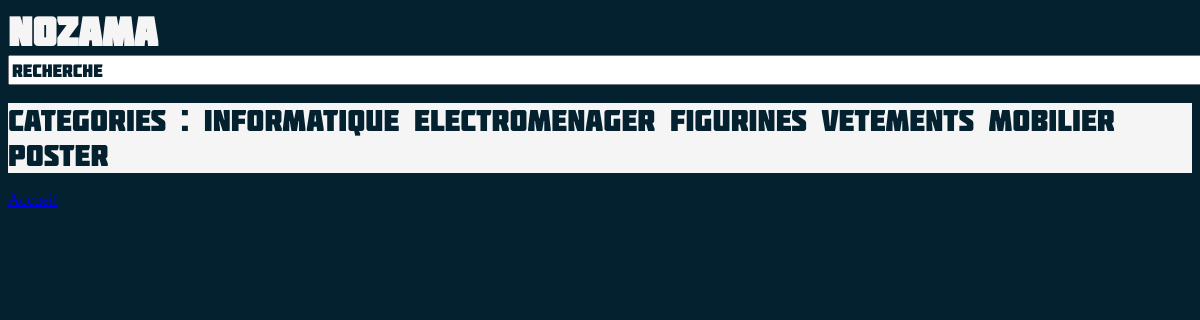
The page /categ.php?categorie=electromenager on the database as committed earlier.
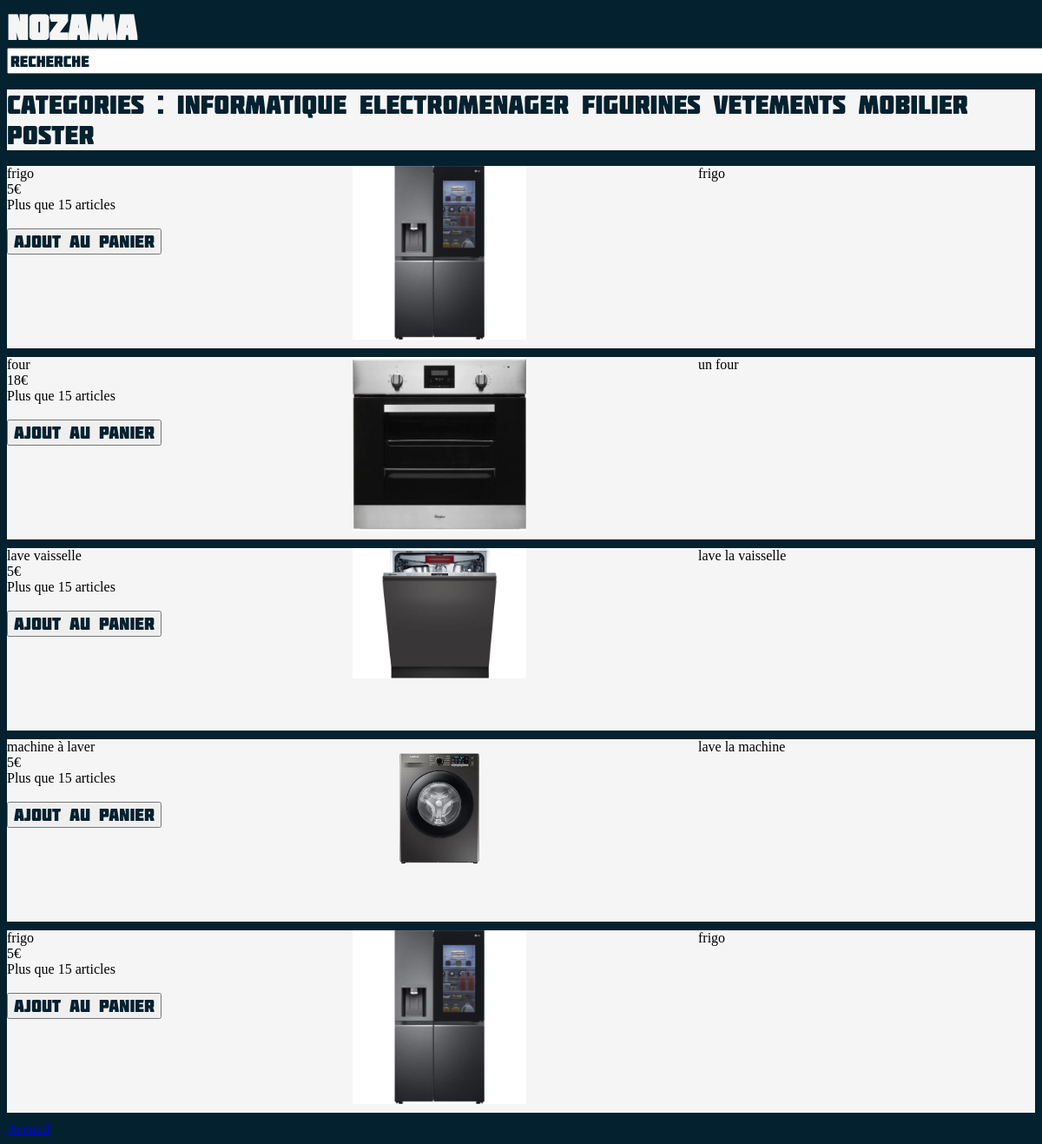
The same page on the database as committed later.
### tables this page shows
CREATE TABLE Articles(
    idArticle INT AUTO_INCREMENT PRIMARY KEY,
    nomArticle VARCHAR(128) NOT NULL,
    descriptif TEXT NOT NULL,
    prix FLOAT NOT NULL,
    img VARCHAR(255),
    idVendeur INT,
    stock INT,
    categorie ENUM('informatique', 'electromenager', 'figurine', 'vetement', 'mobilier', 'poster'),
    FOREIGN KEY (idVendeur) REFERENCES Membres(idMembre) 
    );

### config.php (called while the page is built, shortened)
<?php
 $host = "http://localhost:8000/";
 ?>

### categ.php (the view, shortened to what this page needs)
<?php
require_once 'config.php';
if (isset($_GET['categorie'])) {
    $cat = "" . $_GET['categorie'];
} else {
    echo "erreur dans le GET categorie";
}
$requete = 'SELECT idArticle, nomArticle, descriptif, prix, img, stock FROM Articles WHERE categorie ="' . $cat . '";';
$resultat = $connexion->prepare($requete);
$resultat->execute();
?>
<!DOCTYPE html>
<html lang="fr">
<head>
    <link rel="stylesheet" type="text/css" href="<?=$host?>css/categories.css">
</head>
<body>
    <div class="logo" onclick="goHomepage()"><strong>NOZAMA</strong> </div>
    <form class="barre" method="GET" action="recherche.php">
        <input id="searchbar" type="search" name="search" placeholder="recherche">
    </form>
    <br>
    <div id="categories">
        Categories :
        <a class="c" href=http://localhost:8000/categ.php?categorie=informatique>Informatique</a>
        <a class="c" href=http://localhost:8000/categ.php?categorie=electromenager>Electromenager</a>
        <a class="c" href=http://localhost:8000/categ.php?categorie=figurine>Figurines</a>
        <a class="c" href=http://localhost:8000/categ.php?categorie=vetements>Vetements</a>
        <a class="c" href=http://localhost:8000/categ.php?categorie=mobilier>Mobilier</a>
        <a class="c" href=http://localhost:8000/categ.php?categorie=poster>Poster</a>
    </div>
    <br>
    <?php
    while ($ligne = $resultat->fetch()) {
        $image = "photos/" . $ligne['img'];
        $idArticle = $ligne['idArticle'];
        echo "<div class = 'affiche'>";
        echo "<div class = 'box1'>";
        echo $ligne['nomArticle'];
        echo "<br>";
        echo $ligne['prix'] . "€";
        echo "<br>";
        echo "Plus que " . $ligne['stock'] . " articles";
        echo "<br>";
        echo "<br>";
        echo "<form method='GET' action='php/panier/panier_ajout.php' >";
        echo "<button id='ajouter' type='submit' name = 'recup_id_art' value='".$idArticle."'>Ajout au panier</button>";
        echo "</form>";
        echo "</div>";
        echo "<div class = 'box2'>";
        echo "<img src='$image' class='image' alt='$image' />";
        echo "</div>";
        echo "<div class = 'box3'>";
        echo $ligne['descriptif'];
        echo "</div>";
        echo "</div>";
    }
    ?>
    <a class="accueil" href=http://localhost:8000/index.php>Accueil</a>
</body>
</html>

### css/categories.css (style rules this page uses)
#searchbar { width: 1200px; height: 30px; }
.logo { width:10%; font-family: "Molot"; font-size: 40px; float:left; align-content: space-between; position: relative; color: whitesmoke; }
#categories { font-size: 30px; background-color: whitesmoke; font-family: "Molot"; color: #04212f; align-content: space-between; }
.c { color: #04212f; text-decoration: none; }
.image { max-width: 200px; max-height : 200px; position: absolute; }
input::placeholder { color: #04212f; font-family: "Molot"; font-size: large; }
input { font-family: "Molot"; font-size: 20px; color: #04212f; }
button { font-family: "Molot"; font-size: 20px; color: #04212f; }
body { background-color: #04212f; }
.affiche { background-color: whitesmoke; margin-bottom: 10px; }
.affiche { display: grid; grid-template-columns: 1fr 1fr 1fr; grid-template-rows: 100px 100px; grid-gap: 10px; }
.box2 { grid-column: 2 / 4; grid-row: 1; }
.box1 { grid-column: 1; grid-row: 1 / 3; }
.box3 { grid-column: 3; grid-row: 1; }

Rows that differ between the two databases and show on the page:
now on this page (row edited): articles: nomArticle "frigo", prix "5", stock "15", $idArticle 1 (drawn), img (picture), descriptif "frigo"
added articles: nomArticle "four", prix "18", stock "15", $idArticle 2 (drawn), img (picture), descriptif "un four"
added articles: nomArticle "lave vaisselle", prix "5", stock "15", $idArticle 3 (drawn), img (picture), descriptif "lave la vaisselle"
added articles: nomArticle "machine à laver", prix "5", stock "15", $idArticle 4 (drawn), img (picture), descriptif "lave la machine"
added articles: nomArticle "frigo", prix "5", stock "15", $idArticle 6 (drawn), img (picture), descriptif "frigo"
